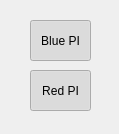
<?xml version="1.0" encoding="UTF-8"?>
<ui version="4.0">
 <class>PIShutters</class>
 <widget class="QWidget" name="PIShutters">
  <property name="geometry">
   <rect>
    <x>0</x>
    <y>0</y>
    <width>119</width>
    <height>134</height>
   </rect>
  </property>
  <property name="windowTitle">
   <string>Form</string>
  </property>
  <property name="autoFillBackground">
   <bool>false</bool>
  </property>
  <widget class="QPushButton" name="pushButton">
   <property name="geometry">
    <rect>
     <x>30</x>
     <y>20</y>
     <width>61</width>
     <height>41</height>
    </rect>
   </property>
   <property name="autoFillBackground">
    <bool>true</bool>
   </property>
   <property name="text">
    <string>Blue PI</string>
   </property>
   <property name="checkable">
    <bool>true</bool>
   </property>
   <property name="checked">
    <bool>true</bool>
   </property>
   <property name="autoDefault">
    <bool>false</bool>
   </property>
   <property name="default">
    <bool>false</bool>
   </property>
   <property name="flat">
    <bool>false</bool>
   </property>
  </widget>
  <widget class="QPushButton" name="pushButton_2">
   <property name="geometry">
    <rect>
     <x>30</x>
     <y>70</y>
     <width>61</width>
     <height>41</height>
    </rect>
   </property>
   <property name="autoFillBackground">
    <bool>true</bool>
   </property>
   <property name="text">
    <string>Red PI</string>
   </property>
   <property name="checkable">
    <bool>true</bool>
   </property>
   <property name="checked">
    <bool>true</bool>
   </property>
   <property name="autoDefault">
    <bool>false</bool>
   </property>
   <property name="default">
    <bool>false</bool>
   </property>
   <property name="flat">
    <bool>false</bool>
   </property>
  </widget>
 </widget>
 <resources/>
 <connections/>
</ui>
